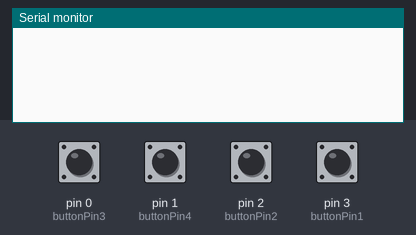
Bench run of a sketch on a simulated Arduino Leonardo, built with avr-gcc and run on an emulated ATmega32U4. Shown: the last lines printed to the serial monitor. The test bench sets the inputs (shaded band); at power-on: pin 0 (buttonPin3), pin 1 (buttonPin4), pin 2 (buttonPin2), pin 3 (buttonPin1) HIGH. USB keyboard and mouse output is not drawn.

Above: at 1.2 s.
1.3 s: pin 0 (buttonPin3) pulled LOW for 0.15 s
At 1.7 s:
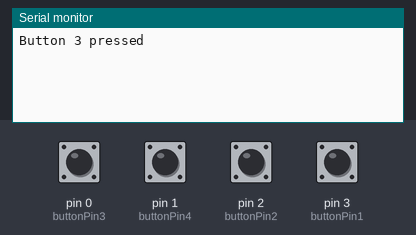
2.9 s: pin 1 (buttonPin4) pulled LOW for 0.15 s
At 3.6 s:
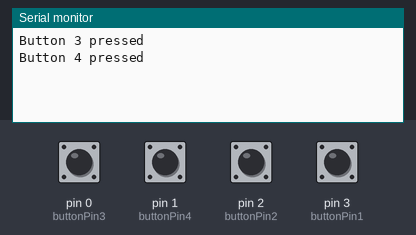
4.5 s: pin 2 (buttonPin2) pulled LOW for 0.15 s
At 5.4 s:
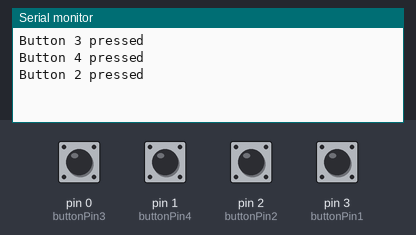
6.1 s: pin 3 (buttonPin1) pulled LOW for 0.15 s
At 7.4 s:
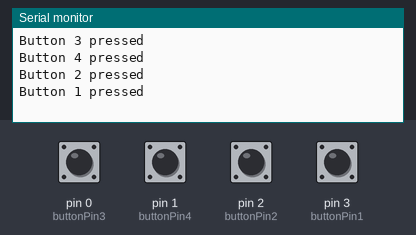
Timing chart, 0 to 8.7 s (numbered marks = the images above; inputs shaded):
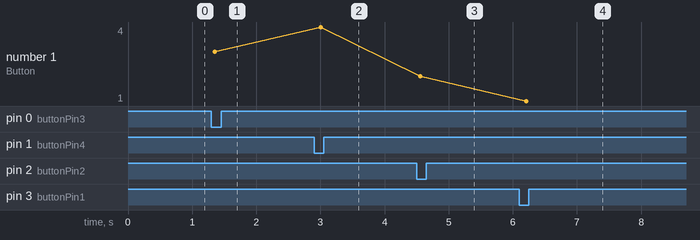

The sketch:

Wearables1.ino
```cpp
/* DIGF-3010 Advanced Wearables 2023
  Latiesha Faisal
  3176005
  Prof. Kate Hartman
  Assignment 1
  4 digital inputs to activate 4 keyboard keys
  no resistor needed
  Based on Keyboard library examples
 */

#include "Keyboard.h"

#define DEBOUNCE 100  // delay for ensuring that the button presses do not overlap


// Variables that won't change

const int buttonPin1 = 3;
const int buttonPin2 = 2;
const int buttonPin3 = 0;
const int buttonPin4 = 1;

const int keyboardKey1 = KEY_UP_ARROW;
const int keyboardKey2 = KEY_DOWN_ARROW;
const int keyboardKey3 = KEY_LEFT_ARROW;
const int keyboardKey4 = KEY_RIGHT_ARROW;

// Variables that will change

int buttonValue1 = 1;
int buttonValue2 = 1;
int buttonValue3 = 1;
int buttonValue4 = 1;


void setup() {

  // initialize the buttons' inputs:
  pinMode(buttonPin1, INPUT_PULLUP);
  pinMode(buttonPin2, INPUT_PULLUP);
  pinMode(buttonPin3, INPUT_PULLUP);
  pinMode(buttonPin4, INPUT_PULLUP);

  // initialize serial
  Serial.begin(9600);


  Keyboard.begin();
}

void loop() {

  // read all button pins
  buttonValue1 = digitalRead(buttonPin1);
  buttonValue2 = digitalRead(buttonPin2);
  buttonValue3 = digitalRead(buttonPin3);
  buttonValue4 = digitalRead(buttonPin4);

  // use the button values to control  keyboard
  if (buttonValue1 == LOW) {
    Keyboard.press(keyboardKey1);
    delay(50);
    Serial.println("Button 1 pressed");
  }
  if (buttonValue2 == LOW) {
    Keyboard.press(keyboardKey2);
    delay(50);
    Serial.println("Button 2 pressed");
  }
  if (buttonValue3 == LOW) {
    Keyboard.press(keyboardKey3);
    delay(50);
    Serial.println("Button 3 pressed");
  }
  if (buttonValue4 == LOW) {
    Keyboard.press(keyboardKey4);
    delay(50);
    Serial.println("Button 4 pressed");
  } else {
    Keyboard.releaseAll();
  }

  delay(DEBOUNCE);  // delay in between reads for stability
}
```

Measured:
- after the input at 1.3 s, the serial monitor: prints a new line after 0.05 s (image 1)
- after the input at 2.9 s, the serial monitor: prints a new line after 0.10 s (image 2)
- after the input at 4.5 s, the serial monitor: prints a new line after 0.05 s (image 3)
- after the input at 6.1 s, the serial monitor: prints a new line after 0.11 s (image 4)
- plotted number 1: 3 → 4 after the input at 2.9 s, 4 → 2 after the input at 4.5 s, 2 → 1 after the input at 6.1 s
